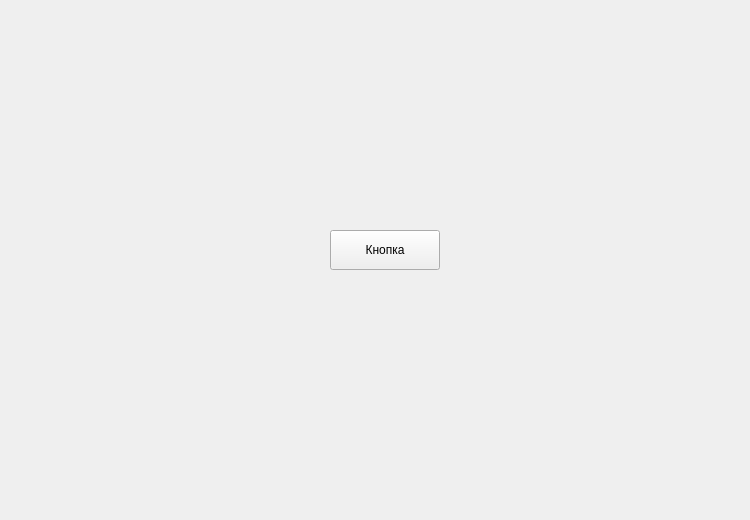
<?xml version='1.0' encoding='utf-8'?>
<ui version="4.0">
  <class>Form</class>
  <widget class="QWidget" name="Form">
    <property name="geometry">
      <rect>
        <x>0</x>
        <y>0</y>
        <width>750</width>
        <height>520</height>
      </rect>
    </property>
    <property name="windowTitle">
      <string>Убегающая кнопка</string>
    </property>
    <widget class="QPushButton" name="runButton">
      <property name="geometry">
        <rect>
          <x>330</x>
          <y>230</y>
          <width>110</width>
          <height>40</height>
        </rect>
      </property>
      <property name="text">
        <string>Кнопка</string>
      </property>
    </widget>
  </widget>
  <resources />
  <connections />
</ui>
